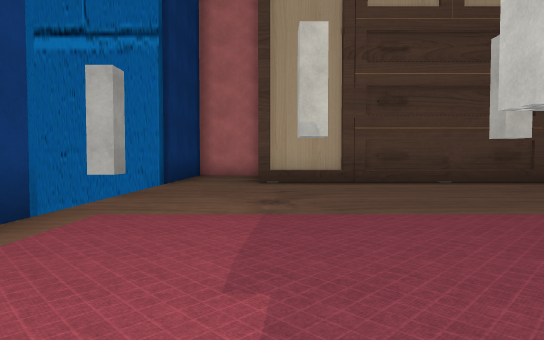
View 1 (above)

24 first-person views from a walk through a 3-D level made in the Unity game engine. The camera is 1.4 m above the floor, tilts 2° down and sees 75° across. The floor is counted in squares, 2.73 m on a side. Each view is taken from the middle of a square. On the plan, view 1 faces up. The plan holds only what a view shows up to about 9 squares ahead; the rest is blank. The place goes on beyond the plan. The player is left out. Some surface patterns are stand-ins.

View 2
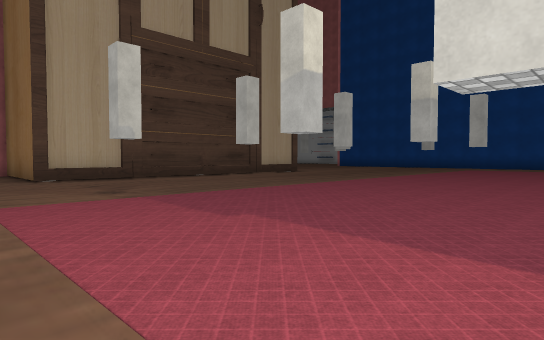

View 3
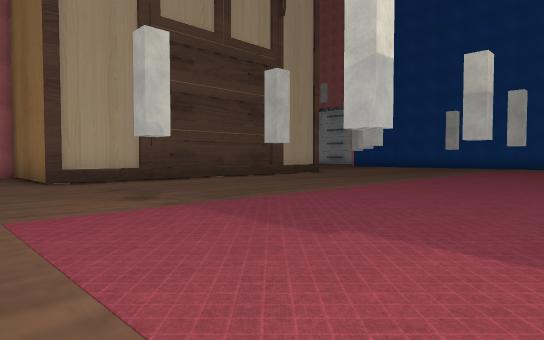

View 4
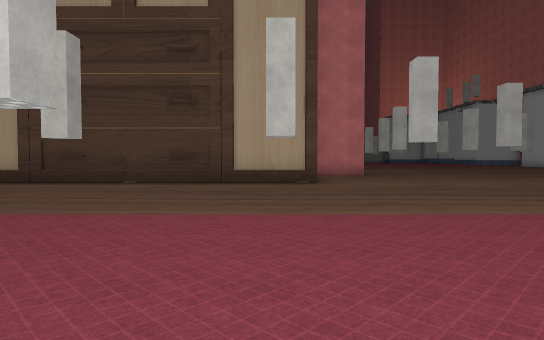

View 5
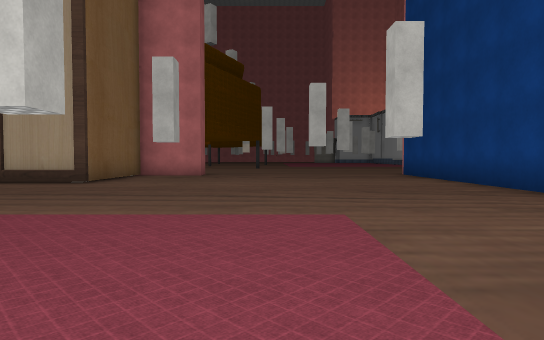

View 6
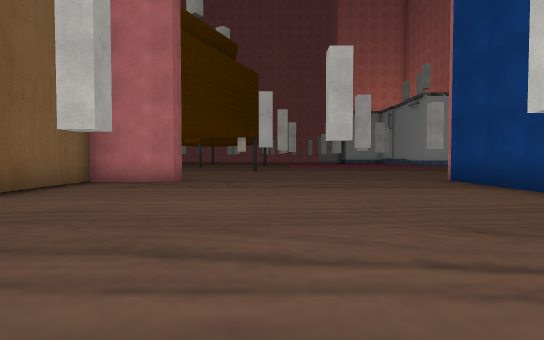

View 7
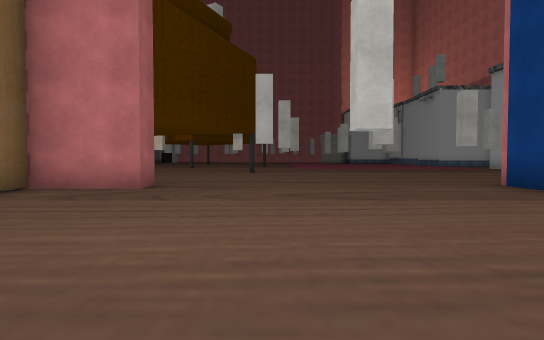

View 8
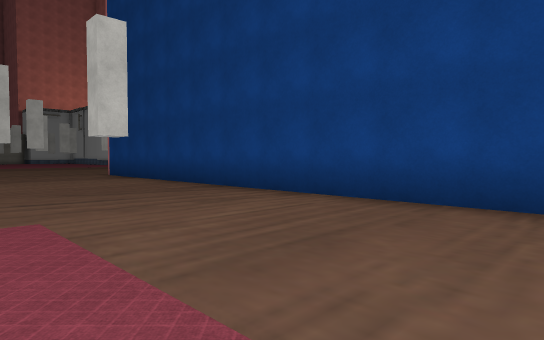

View 9
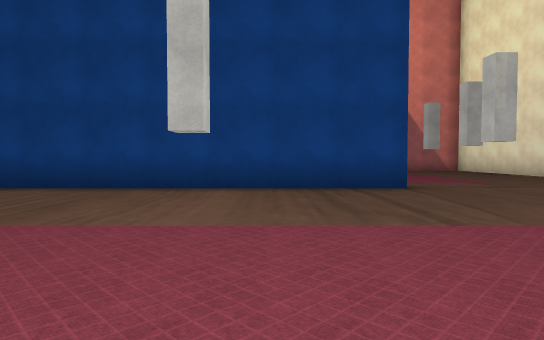

View 10
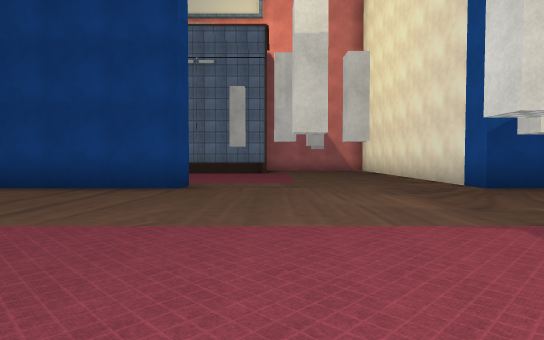

View 11
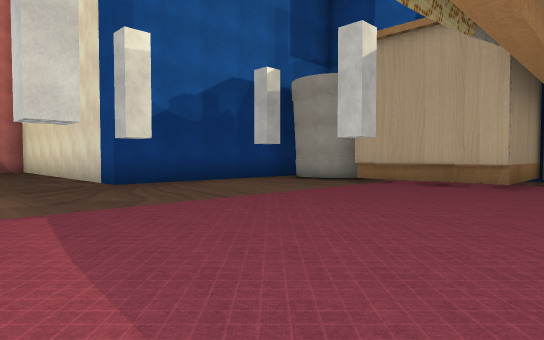

View 12
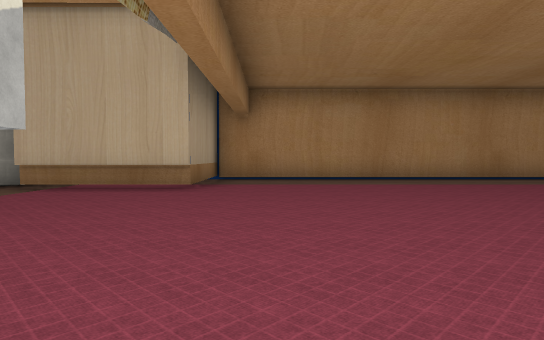

View 13
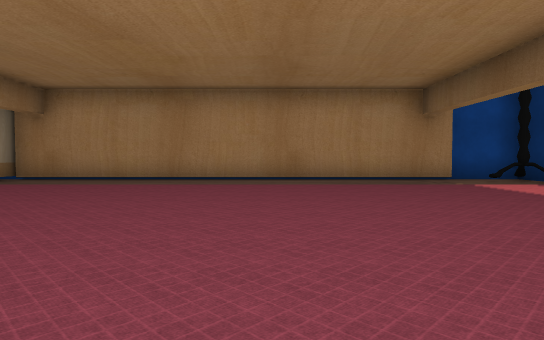

View 14
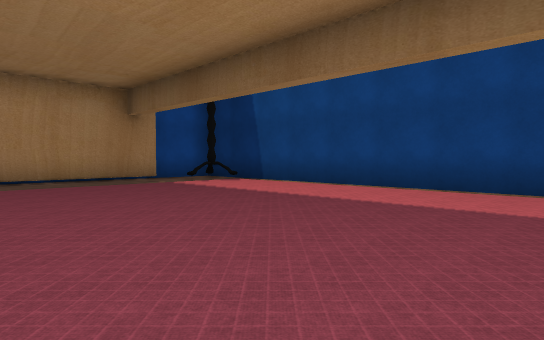

View 15
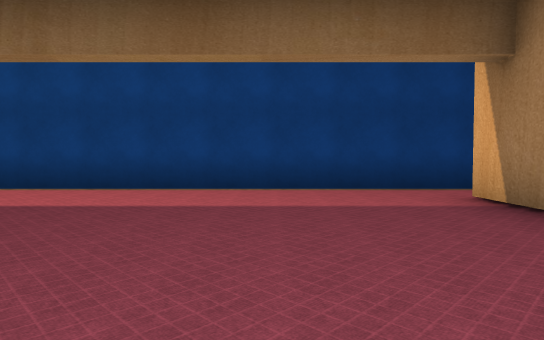

View 16
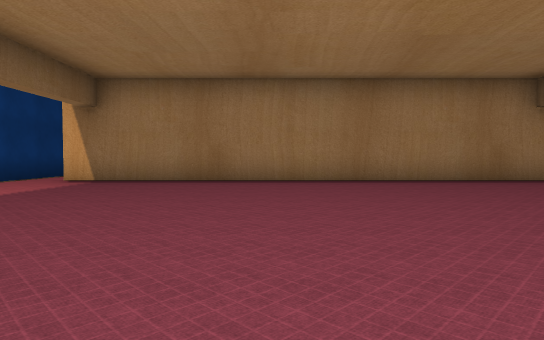

View 17
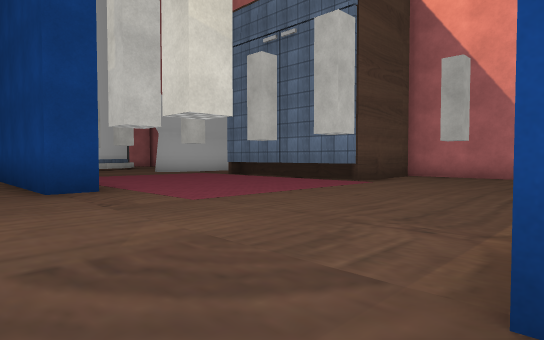

View 18
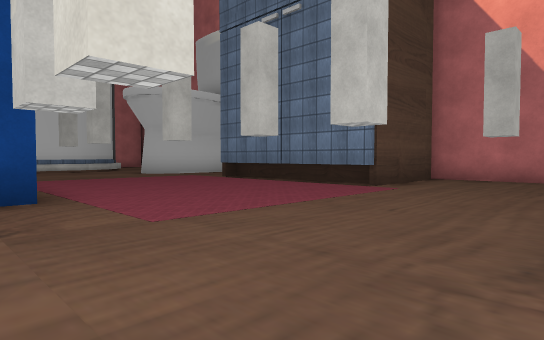

View 19
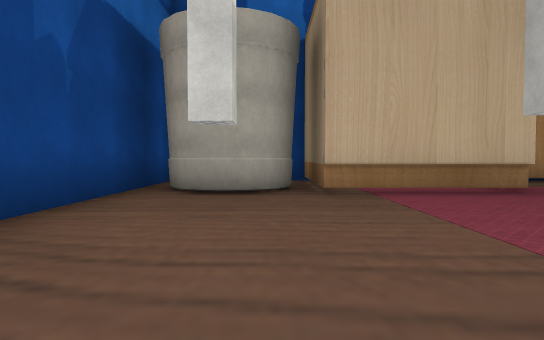

View 20
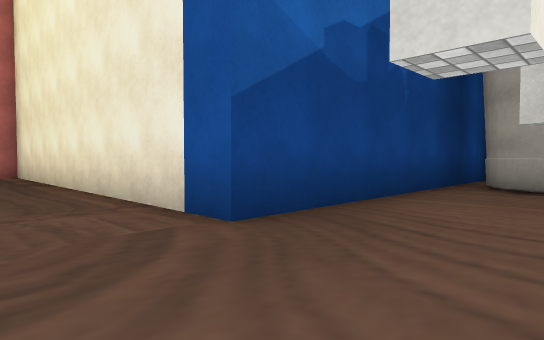

View 21
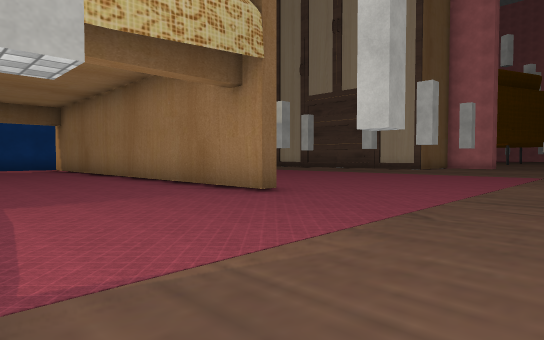

View 22
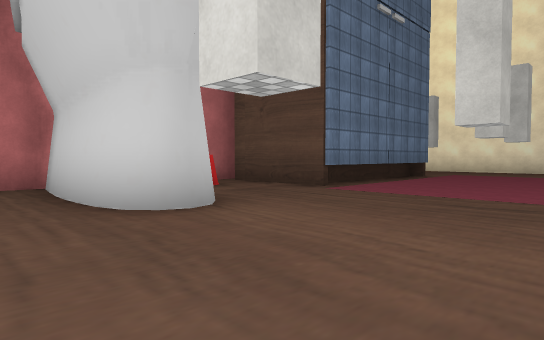

View 23
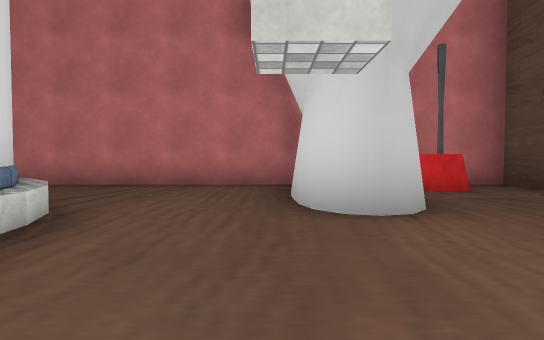

View 24
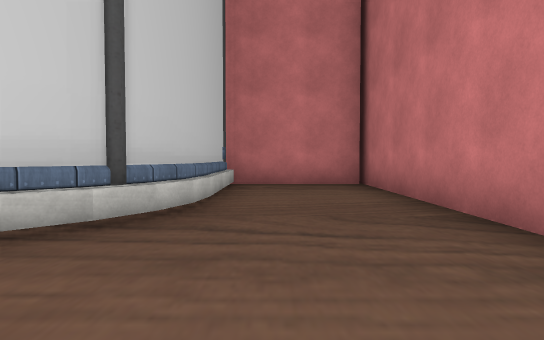

### Floor plan
Points are (right, up) in squares from view 1. A wall is a line through its corners. A room is listed if a view was taken in it or the views show most of it. See-through windows are left out.
Room 1 (views 1, 2, 3, 4, 5, 6, 7, 8, 9, 10, 11, 12, 13, 14, 15, 16, 17, 18, 19, 20, 21, 22, 23, 24)
walls: (10.4, -3.5) (-0.5, -3.5); (17, -3.5) (16.2, -3.5) (16.2, 11.6); (-2.2, -2) (-2.2, -15.9) (-0.5, -15.9); (9.8, 11.6) (9.8, 10.9) (8, 10.9) (8, 7.7) (-0.3, 7.7) (-0.3, 10.9); (-2.2, 3.6) (-2.2, 2.8); (21.5, 2.5) (21.2, 2.7) (21.1, 3.2) (21.7, 3.7) (23.4, 3.7); (21.5, 3.5) (22, 3.7); (21.2, 6.3) (20.6, 5.9); (-2.2, 9) (-2.2, 7.4); (23.3, 3.7) (24.8, 3.5) (24.8, 11.2); (22.2, 8.4) (22, 7.4) (21.5, 6.6); (24.8, -0.5) (24.8, 1.2); (10.4, -16) (10.4, -13) (13.3, -13) (13.3, -15.9); (24.5, -4.8) (21.8, -4.8) (21.8, -0.2) (24.5, -0.2); (16.2, -16) (16.2, -8.8) (24.8, -8.8) (24.8, -4.6); (-0.5, -15.7) (10.4, -15.7); (24.8, 10.9) (22.1, 10.9) (22.1, 7.9) (21.8, 6.9) (21.1, 6.3)
low walls: (22.2, -4.5) (22.2, -0.7); (22.2, 7.5) (22, 6.9); (22.3, 8.2) (22.2, 7.2) (21.7, 6.5) (21.1, 5.9) (20.3, 5.6)
objects: other object (14, -15) to (15, -13); other object (24, 1)

Where each view was taken, in squares from view 1:
view 1: 0 up, 0 right, facing up
view 2: 1 down, 2 left, facing up-right
view 3: 0 up, 2 left, facing up-right
view 4: 0 up, 7 right, facing up
view 5: 0 up, 12 right, facing up
view 6: 3 up, 12 right, facing up
view 7: 5 up, 12 right, facing up
view 8: 0 up, 12 right, facing up-right
view 9: 1 down, 10 right, facing right
view 10: 5 down, 10 right, facing right
view 11: 6 down, 9 right, facing down-right
view 12: 7 down, 9 right, facing down
view 13: 7 down, 4 right, facing down
view 14: 7 down, 4 right, facing down-left
view 15: 6 down, 4 right, facing left
view 16: 11 down, 4 right, facing up
view 17: 9 down, 15 right, facing up-right
view 18: 8 down, 16 right, facing up-right
view 19: 8 down, 14 right, facing down
view 20: 7 down, 14 right, facing down-right
view 21: 7 down, 14 right, facing up-left
view 22: 5 up, 18 right, facing down-right
view 23: 4 up, 18 right, facing right
view 24: 4 up, 23 right, facing up
